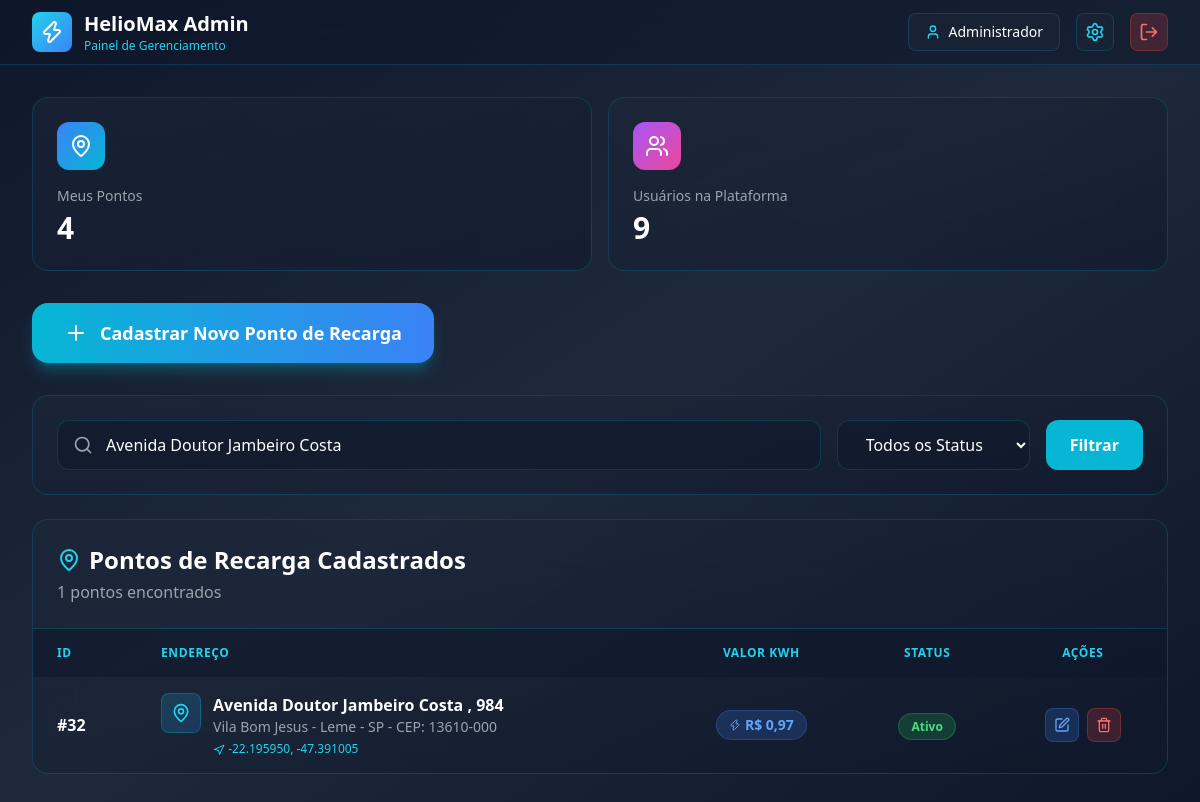
Screenshot of /codigoPWEB/pages/PHP/dashADM.php?busca=Avenida Doutor Jambeiro Costa (signed in) with the database file from the repository.
### tables this page shows
CREATE TABLE `ponto_carregamento` (
  `ID_PONTO` int(11) NOT NULL,
  `CEP` varchar(9) DEFAULT NULL,
  `NUMERO` varchar(10) DEFAULT NULL,
  `COMPLEMENTO` varchar(100) DEFAULT NULL,
  `LOCALIZACAO` int(11) NOT NULL,
  `VALOR_KWH` decimal(18,6) NOT NULL,
  `FK_STATUS_PONTO` int(11) NOT NULL,
  `FK_ID_USUARIO_CADASTRO` int(11) NOT NULL,
  `LATITUDE` decimal(10,8) DEFAULT NULL COMMENT 'Latitude do ponto de carregamento (-90 a 90)',
  `LONGITUDE` decimal(11,8) DEFAULT NULL COMMENT 'Longitude do ponto de carregamento (-180 a 180)'
);

CREATE TABLE `cep` (
  `ID_CEP` int(11) NOT NULL,
  `CEP` varchar(9) DEFAULT NULL,
  `LOGRADOURO` varchar(255) NOT NULL,
  `FK_BAIRRO` int(11) NOT NULL
);

CREATE TABLE `bairro` (
  `ID_BAIRRO` int(11) NOT NULL,
  `NOME` varchar(255) NOT NULL,
  `FK_CIDADE` int(11) NOT NULL
);

CREATE TABLE `cidade` (
  `ID_CIDADE` int(11) NOT NULL,
  `NOME` varchar(50) NOT NULL,
  `FK_ESTADO` int(11) NOT NULL
);

CREATE TABLE `estado` (
  `ID_ESTADO` int(11) NOT NULL,
  `UF` char(2) NOT NULL
);

CREATE TABLE `status_ponto` (
  `ID_STATUS_PONTO` int(11) NOT NULL,
  `DESCRICAO` varchar(50) NOT NULL
);

### codigoPWEB/pages/PHP/dashADM.php (the view, shortened to what this page needs)
<?php
$host = '127.0.0.1';
$dbname = 'heliomax';
$username = 'root';
$password = '';
try {
  $pdo = new PDO("mysql:host=$host;dbname=$dbname;charset=utf8mb4", $username, $password);
  $pdo->setAttribute(PDO::ATTR_ERRMODE, PDO::ERRMODE_EXCEPTION);
} catch (PDOException $e) {
  die("Erro na conexão: " . $e->getMessage());
}
$admin_id = $_SESSION['usuario_id'];
$busca = $_GET['busca'] ?? '';
$stmt = $pdo->prepare("SELECT COUNT(*) as total FROM ponto_carregamento WHERE FK_ID_USUARIO_CADASTRO = ?");
$stmt->execute([$admin_id]);
$totalPontos = $stmt->fetch()['total'];
$totalUsuarios = $pdo->query("SELECT COUNT(*) as total FROM usuario")->fetch()['total'];
$sql = "SELECT pc.*, sp.DESCRICAO as status_desc, c.LOGRADOURO, b.NOME as bairro, ci.NOME as cidade, e.UF
        FROM ponto_carregamento pc
        LEFT JOIN status_ponto sp ON pc.FK_STATUS_PONTO = sp.ID_STATUS_PONTO
        LEFT JOIN cep c ON pc.LOCALIZACAO = c.ID_CEP
        LEFT JOIN bairro b ON c.FK_BAIRRO = b.ID_BAIRRO
        LEFT JOIN cidade ci ON b.FK_CIDADE = ci.ID_CIDADE
        LEFT JOIN estado e ON ci.FK_ESTADO = e.ID_ESTADO
        WHERE pc.FK_ID_USUARIO_CADASTRO = ?";
$params = [$admin_id];
if ($busca) {
  $sql .= " AND (c.LOGRADOURO LIKE ? OR b.NOME LIKE ? OR ci.NOME LIKE ?)";
  $params = array_merge($params, ["%$busca%", "%$busca%", "%$busca%"]);
}
$sql .= " ORDER BY pc.ID_PONTO DESC";
$stmt = $pdo->prepare($sql);
$stmt->execute($params);
$pontos = $stmt->fetchAll();
?>
<!DOCTYPE html>
<html lang="pt-BR">
<head>
  <script src="https://cdn.tailwindcss.com"></script>
</head>
<body class="min-h-screen bg-gradient-to-br from-slate-900 via-slate-800 to-slate-900">
  <header class="bg-slate-900/50 backdrop-blur-xl border-b border-cyan-500/20 sticky top-0 z-50">
    <div class="max-w-7xl mx-auto px-4 sm:px-6 lg:px-8">
      <div class="flex items-center justify-between h-16">
        <div class="flex items-center gap-3">
          <div
            class="w-10 h-10 bg-gradient-to-br from-cyan-400 to-blue-500 rounded-lg flex items-center justify-center">
            <i data-lucide="zap" class="w-6 h-6 text-white"></i>
          </div>
          <div>
            <h1 class="text-xl font-bold text-white">HelioMax Admin</h1>
            <p class="text-xs text-cyan-400">Painel de Gerenciamento</p>
          </div>
        </div>
        <div class="flex items-center gap-4">
          <div class="hidden sm:flex items-center gap-2 px-4 py-2 bg-slate-800/50 rounded-lg border border-cyan-500/20">
            <i data-lucide="user" class="w-4 h-4 text-cyan-400"></i>
            <span class="text-sm text-white"><?php echo $_SESSION['usuario_nome']; ?></span>
          </div>
          <button onclick="abrirModal('modalPerfil')"
            class="p-2 bg-slate-800/50 hover:bg-slate-700/50 rounded-lg border border-cyan-500/20 hover:border-cyan-500/40 transition-all">
            <i data-lucide="settings" class="w-5 h-5 text-cyan-400"></i>
          </button>
          <a href="?logout=1"
            class="p-2 bg-red-500/20 hover:bg-red-500/30 rounded-lg border border-red-500/30 hover:border-red-500/50 transition-all">
            <i data-lucide="log-out" class="w-5 h-5 text-red-400"></i>
          </a>
        </div>
      </div>
    </div>
  </header>
  <main class="max-w-7xl mx-auto px-4 sm:px-6 lg:px-8 py-8">
    <div class="grid grid-cols-1 sm:grid-cols-2 gap-4 mb-8">
      <div
        class="bg-gradient-to-br from-slate-800/50 to-slate-900/50 backdrop-blur-xl rounded-2xl p-6 border border-cyan-500/20 hover:border-cyan-500/40 transition-all duration-300 hover:scale-105">
        <div class="flex items-center justify-between mb-4">
          <div
            class="w-12 h-12 rounded-xl bg-gradient-to-br from-blue-500 to-cyan-500 flex items-center justify-center">
            <i data-lucide="map-pin" class="w-6 h-6 text-white"></i>
          </div>
        </div>
        <h3 class="text-gray-400 text-sm mb-1">Meus Pontos</h3>
        <p class="text-3xl font-bold text-white"><?php echo $totalPontos; ?></p>
      </div>
      <div
        class="bg-gradient-to-br from-slate-800/50 to-slate-900/50 backdrop-blur-xl rounded-2xl p-6 border border-cyan-500/20 hover:border-cyan-500/40 transition-all duration-300 hover:scale-105">
        <div class="flex items-center justify-between mb-4">
          <div
            class="w-12 h-12 rounded-xl bg-gradient-to-br from-purple-500 to-pink-500 flex items-center justify-center">
            <i data-lucide="users" class="w-6 h-6 text-white"></i>
          </div>
        </div>
        <h3 class="text-gray-400 text-sm mb-1">Usuários na Plataforma</h3>
        <p class="text-3xl font-bold text-white"><?php echo $totalUsuarios; ?></p>
      </div>
    </div>
    <div class="mb-8">
      <button onclick="abrirModal('modalCriarPonto')"
        class="w-full sm:w-auto bg-gradient-to-r from-cyan-500 to-blue-500 hover:from-cyan-600 hover:to-blue-600 text-white font-bold py-4 px-8 rounded-2xl flex items-center justify-center gap-3 shadow-lg shadow-cyan-500/30 hover:shadow-cyan-500/50 transition-all duration-300 hover:scale-105">
        <i data-lucide="plus" class="w-6 h-6"></i>
        <span class="text-lg">Cadastrar Novo Ponto de Recarga</span>
      </button>
    </div>
    <div
      class="bg-gradient-to-br from-slate-800/50 to-slate-900/50 backdrop-blur-xl rounded-2xl p-6 border border-cyan-500/20 mb-6">
      <form method="GET" action="" class="flex flex-col sm:flex-row gap-4">
        <div class="flex-1 relative">
          <i data-lucide="search" class="absolute left-4 top-1/2 transform -translate-y-1/2 text-gray-400 w-5 h-5"></i>
          <input type="text" name="busca" value="<?php echo htmlspecialchars($busca); ?>"
            placeholder="Buscar por endereço..."
            class="w-full pl-12 pr-4 py-3 bg-slate-900/50 border border-cyan-500/20 rounded-xl text-white placeholder-gray-500 focus:outline-none focus:border-cyan-500/50 transition-colors" />
        </div>
        <select name="status"
          class="px-6 py-3 bg-slate-900/50 border border-cyan-500/20 rounded-xl text-white focus:outline-none focus:border-cyan-500/50 transition-colors cursor-pointer">
          <option value="">Todos os Status</option>
        </select>
        <button type="submit"
          class="px-6 py-3 bg-cyan-500 hover:bg-cyan-600 text-white rounded-xl font-semibold transition-colors">
          Filtrar
        </button>
      </form>
    </div>
    <div
      class="bg-gradient-to-br from-slate-800/50 to-slate-900/50 backdrop-blur-xl rounded-2xl border border-cyan-500/20 overflow-hidden">
      <div class="p-6 border-b border-cyan-500/20">
        <h2 class="text-2xl font-bold text-white flex items-center gap-2">
          <i data-lucide="map-pin" class="w-6 h-6 text-cyan-400"></i>
          Pontos de Recarga Cadastrados
        </h2>
        <p class="text-gray-400 mt-1"><?php echo count($pontos); ?> pontos encontrados</p>
      </div>
      <div class="overflow-x-auto">
        <table class="w-full">
          <thead class="bg-slate-900/50">
            <tr>
              <th class="px-6 py-4 text-left text-xs font-semibold text-cyan-400 uppercase tracking-wider">ID</th>
              <th class="px-6 py-4 text-left text-xs font-semibold text-cyan-400 uppercase tracking-wider">Endereço</th>
              <th
                class="px-6 py-4 text-center text-xs font-semibold text-cyan-400 uppercase tracking-wider hidden sm:table-cell">
                Valor kWh</th>
              <th class="px-6 py-4 text-center text-xs font-semibold text-cyan-400 uppercase tracking-wider">Status</th>
              <th class="px-6 py-4 text-center text-xs font-semibold text-cyan-400 uppercase tracking-wider">Ações</th>
            </tr>
          </thead>
          <tbody class="divide-y divide-cyan-500/10 text-white">
            <?php if (empty($pontos)): ?>
              <tr>
                <td colspan="5" class="px-6 py-8 text-center text-gray-400">
                  Nenhum ponto de carregamento encontrado.
                </td>
              </tr>
            <?php else: ?>
              <?php foreach ($pontos as $ponto): ?>
                <tr class="hover:bg-slate-800/30 transition-colors">
                  <td class="px-6 py-4 font-semibold">#<?php echo $ponto['ID_PONTO']; ?></td>
                  <td class="px-6 py-4">
                    <div class="flex items-start gap-3">
                      <div
                        class="w-10 h-10 bg-gradient-to-br from-cyan-500/20 to-blue-500/20 rounded-lg flex items-center justify-center flex-shrink-0 border border-cyan-500/30">
                        <i data-lucide="map-pin" class="w-5 h-5 text-cyan-400"></i>
                      </div>
                      <div>
                        <p class="font-semibold"><?php echo htmlspecialchars($ponto['LOGRADOURO'] ?? 'Não informado'); ?>
                          <?php if (!empty($ponto['NUMERO'])): ?>,
                            <?php echo htmlspecialchars($ponto['NUMERO']); ?>
                          <?php endif; ?>
                        </p>
                        <p class="text-sm text-gray-400">
                          <?php echo htmlspecialchars($ponto['bairro'] ?? ''); ?> -
                          <?php echo htmlspecialchars($ponto['cidade'] ?? ''); ?> -
                          <?php echo htmlspecialchars($ponto['UF'] ?? ''); ?>
                          <?php if (!empty($ponto['CEP'])): ?> - CEP:
                            <?php echo htmlspecialchars($ponto['CEP']); ?>
                          <?php endif; ?>
                        </p>
                        <?php if (!empty($ponto['LATITUDE']) && !empty($ponto['LONGITUDE'])): ?>
                          <p class="text-xs text-cyan-400 mt-1">
                            <i data-lucide="navigation" class="w-3 h-3 inline-block"></i>
                            <?php echo number_format($ponto['LATITUDE'], 6); ?>,
                            <?php echo number_format($ponto['LONGITUDE'], 6); ?>
                          </p>
                        <?php endif; ?>
                      </div>
                    </div>
                  </td>
                  <td class="px-6 py-4 text-center hidden sm:table-cell">
                    <span
                      class="inline-flex items-center gap-1 px-3 py-1 bg-blue-500/20 text-blue-400 rounded-full text-sm font-semibold border border-blue-500/30">
                      <i data-lucide="zap" class="w-3 h-3"></i>
                      R$ <?php echo number_format($ponto['VALOR_KWH'] ?? 0, 2, ',', '.'); ?>
                    </span>
                  </td>
                  <td class="px-6 py-4 text-center">
                    <?php
                    $status_class = 'bg-gray-500/20 text-gray-400 border-gray-500/30';
                    if ($ponto['status_desc'] === 'Ativo') {
                      $status_class = 'bg-green-500/20 text-green-400 border-green-500/30';
                    } elseif ($ponto['status_desc'] === 'Inativo') {
                      $status_class = 'bg-red-500/20 text-red-400 border-red-500/30';
                    } elseif ($ponto['status_desc'] === 'Em Manutenção') {
                      $status_class = 'bg-yellow-500/20 text-yellow-400 border-yellow-500/30';
                    }
                    ?>
                    <span class="px-3 py-1 rounded-full text-xs font-semibold border <?php echo $status_class; ?>">
                      <?php echo htmlspecialchars($ponto['status_desc'] ?? 'N/A'); ?>
                    </span>
                  </td>
                  <td class="px-6 py-4 text-center">
                    <div class="flex items-center justify-center gap-2">
                      <button onclick='editarPonto(<?php echo json_encode($ponto); ?>)'
                        class="p-2 bg-blue-500/20 hover:bg-blue-500/30 text-blue-400 rounded-lg border border-blue-500/30 hover:border-blue-500/50 transition-colors">
                        <i data-lucide="edit" class="w-4 h-4"></i>
                      </button>
                      <button onclick="confirmarExclusao(<?php echo $ponto['ID_PONTO']; ?>)"
                        class="p-2 bg-red-500/20 hover:bg-red-500/30 text-red-400 rounded-lg border border-red-500/30 hover:border-red-500/50 transition-colors">
                        <i data-lucide="trash-2" class="w-4 h-4"></i>
                      </button>
                    </div>
                  </td>
                </tr>
              <?php endforeach; ?>
            <?php endif; ?>
          </tbody>
        </table>
      </div>
    </div>
  </main>
</body>
</html>

### rows the page displays
ponto_carregamento: ID_PONTO "32", LOCALIZACAO.LOGRADOURO "Avenida Doutor Jambeiro Costa", NUMERO "984", bairro.NOME "Vila Bom Jesus", cidade.NOME "Leme", estado.UF "SP", CEP "13610-000", LATITUDE "-22.195950", LONGITUDE "-47.391005", VALOR_KWH "0,97", FK_STATUS_PONTO.DESCRICAO "Ativo"

### other values shown
$_SESSION['usuario_nome'] "Administrador"
$totalPontos "4"
$totalUsuarios "9"
count($pontos) "1"
